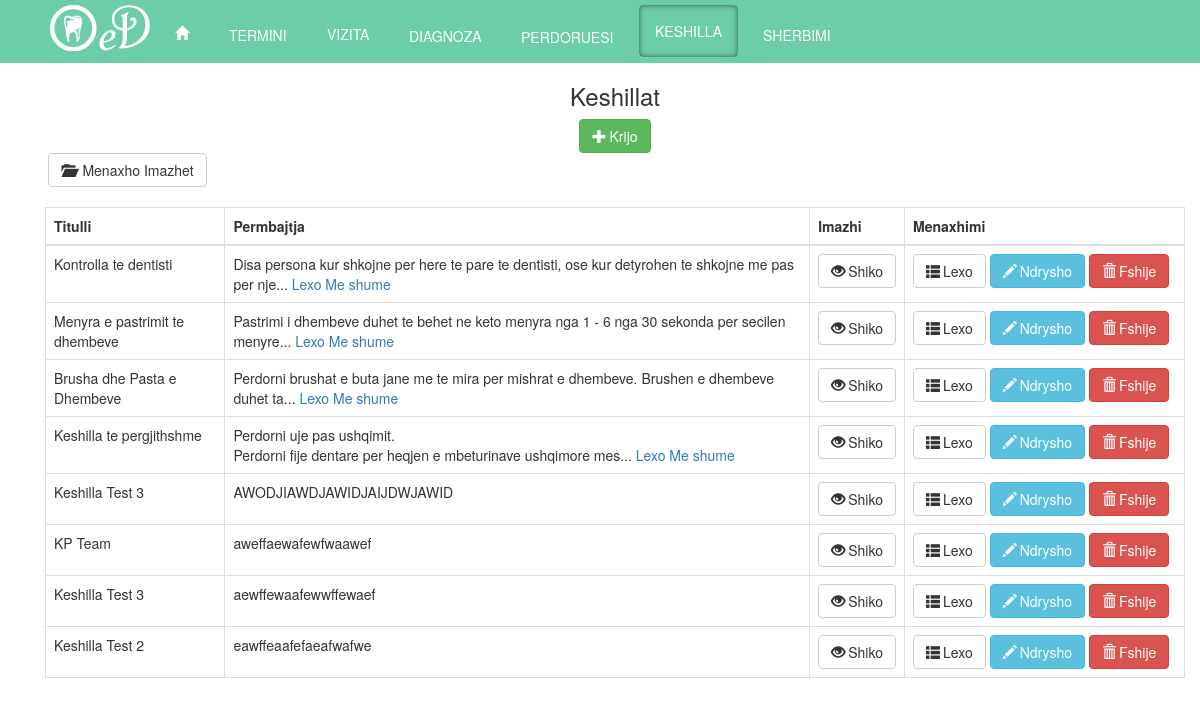
Before: /admin/?admin=keshillat (signed in) with the older database file.
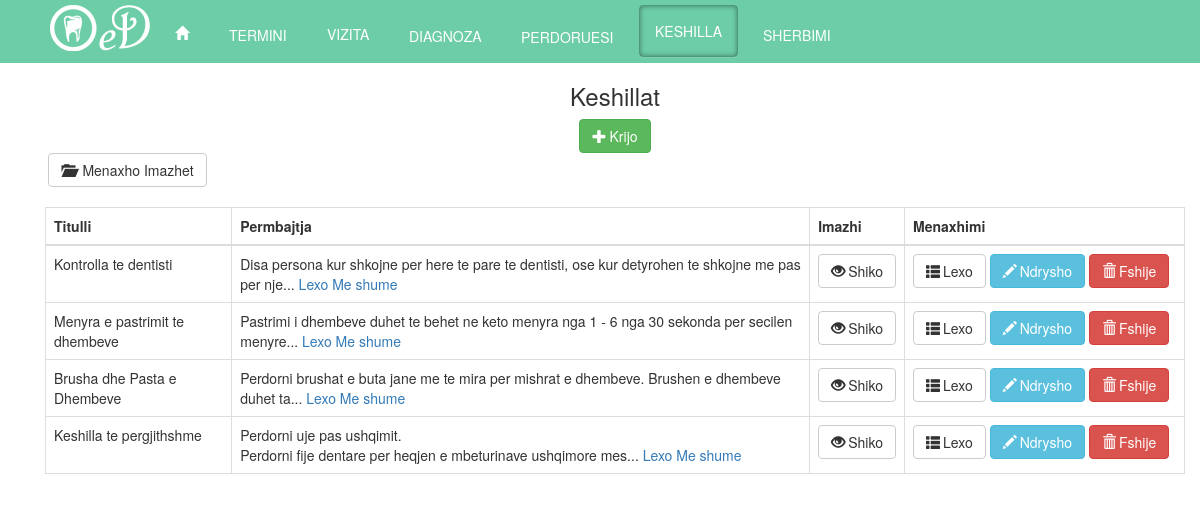
After: the same page with the newer database file.
### tables this page shows
CREATE TABLE `keshillat` (
  `keshillat_id` int(11) NOT NULL,
  `titulli` varchar(1000) NOT NULL,
  `permbajtja` varchar(1000) NOT NULL,
  `imazhi` varchar(1000) NOT NULL
);

### admin/keshillat.php (the view, shortened to what this page needs)
<div class="container">
            <div class="row">
                <h3 >Keshillat</h3>
                <a href="CRUDk/create.php" class="btn btn-success "><span class="glyphicon glyphicon-plus">&thinsp;</span>Krijo</a>
            </div>
    <div class="row">
    <div class="col-sm-2">
        <a class="btn btn-default" href="?admin=imazhet" > <span class="glyphicon glyphicon-folder-open">&thinsp;</span> Menaxho Imazhet</a>
                            </div>
    </div>
    <div class="table-responsive">
                <table class="table table-bordered">
                  <thead>
                    <tr>
                      <th>Titulli</th>
                      <th>Permbajtja</th>
                      <th>Imazhi</th>
                       <th>Menaxhimi</th>
                    </tr>
                  </thead>
                  <tbody>
                  <?php
                  $selektimi = "SELECT * FROM keshillat ";
		$result = mysql_query($selektimi) or die ('invalid query:'. mysql_error());
                       while($row = mysql_fetch_array($result))
		{
			list( $id, $titulli,  $permbajtja, $imazhi )=$row;
			echo '  <tr>';
			echo '<td>'.$titulli.'</td>';
                          if (strlen($permbajtja) > 100) {
                             $stringCut = substr($permbajtja, 0,100);
                            $permbajtja = substr($stringCut, 0, strrpos($stringCut, ' ')).'... <a href="CRUDk/read.php?id='.$id.'"  >Lexo Me shume</a>';
                        }
                        echo '<td>'.$permbajtja.'</td>';
                        echo '<td><a target="_blank" class="btn btn-default" href="../'.$imazhi.'" ><span class="glyphicon glyphicon-eye-open">&thinsp;</span>Shiko</a></td>';
	                echo '<td style="width: 280px;"><a class="btn btn-default" href="CRUDk/read.php?id='.$id.'" ><span class="glyphicon glyphicon-th-list">&thinsp;</span>Lexo</a>';
                        echo '<a class="btn btn-info   " href="CRUDk/update.php?id='.$id.'" ><span class="glyphicon glyphicon-pencil">&thinsp;</span>Ndrysho</a>';
                        echo '<a class="btn btn-danger" href="CRUDk/delete.php?id='.$id.'" ><span class="glyphicon glyphicon-trash">&thinsp;</span>Fshije</a></td>';
			echo '  </tr>';
		}
                  ?>
                  </tbody>
            </table>
    </div>
        </div>
    </div>

Changed rows visible on the page:
removed keshillat: titulli "Keshilla Test 3", permbajtja "AWODJIAWDJAWIDJAIJDWJAWID"
removed keshillat: titulli "KP Team", permbajtja "aweffaewafewfwaawef"
removed keshillat: titulli "Keshilla Test 3", permbajtja "aewffewaafewwffewaef"
removed keshillat: titulli "Keshilla Test 2", permbajtja "eawffeaafefaeafwafwe"
